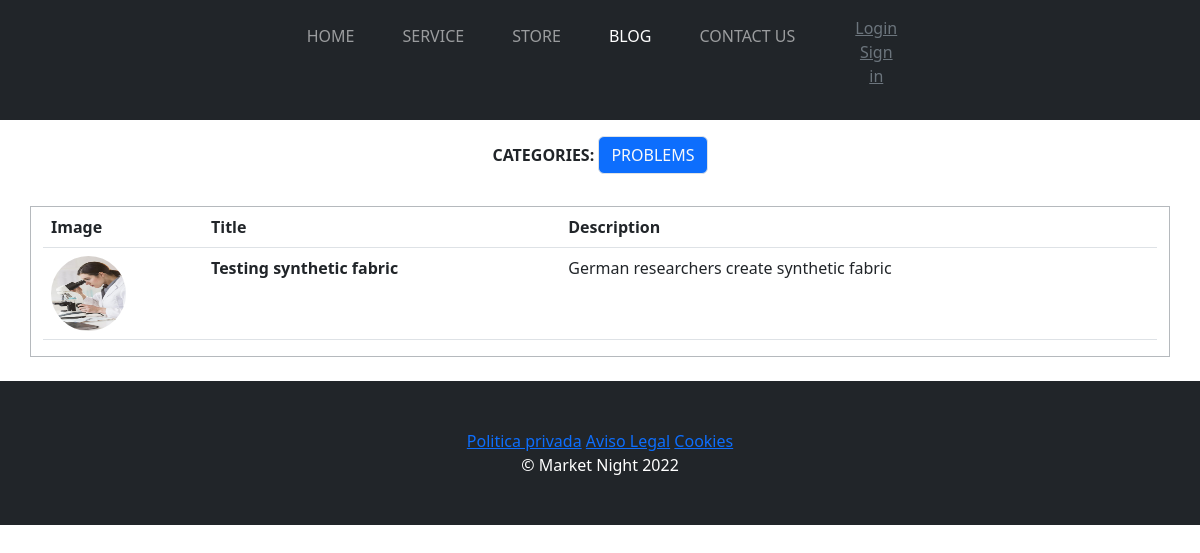
The app's page /blog/category/2/ with its own data.
### blog/models.py (models this page shows, shortened)
class Category(models.Model):
    name = models.CharField(max_length=30)
    created = models.DateTimeField(auto_now_add=True)
    updated = models.DateTimeField(auto_now_add=True)
    class Meta:
        verbose_name = 'category'
        verbose_name_plural = 'categories'

class Post(models.Model):
    title = models.CharField(max_length=30)
    contents = models.CharField(max_length=50)
    image = models.ImageField(upload_to='blog', null=True, blank=True)
    author = models.ForeignKey(User, on_delete=models.CASCADE)
    categories = models.ManyToManyField(Category)
    created = models.DateTimeField(auto_now_add=True)
    updated = models.DateTimeField(auto_now_add=True)
    class Meta:
        verbose_name = 'post'
        verbose_name_plural = 'posts'

### blog/views.py (the view)
# urls.py: path('category/<int:category_id>/', views.category, name="category"),
def category(request, category_id):
    category = Category.objects.get(id = category_id)
    posts = Post.objects.filter(categories = category)
    return render(request, "blog/category.html", {"category": category, "posts": posts})

### car/context_processor.py (called while the page is built)
def import_total_car(request):
    total = 0
    if request.user.is_authenticated:
        for key, value in request.session["car"].items():
            total = total + float(value["price"])
    else:
        total = "First login in the page"
    return {"import_total_car":total}

### blog/templates/blog/category.html (shortened to what this page needs)
{% extends "projectWebApp/base.html" %}
{% block content %}
    <div class="container text-uppercase py-3">
        <nav class="d-flex align-items-baseline justify-content-center">
            <a class="text-center text-decoration-none text-body fs-6 fw-semibold" href="{% url 'Blog'%}">Categories:&nbsp;</a>
            <ul class="pagination">
                {% for post in posts %}
                    {% for category in post.categories.all %}
                        <li class="page-item">
                            <a class="page-link bg-primary text-light" style="cursor: pointer;">{{category.name}}</a>
                        </li>
                    {% endfor %}
                {% endfor %}
            </ul>
        </nav>
    </div>
    <div class="container border border-secondary border-opacity-50 mb-4">
        <table class="table">
            <thead class="table">
                <tr>
                    <th class="col">Image</th>
                    <th class="col">Title</th>
                    <th class="col">Description</th>
                </tr>
            </thead>
            <tbody>
                {% for post in posts %}
                    <tr class="table">
                        <td>
                            <img class="rounded-circle" src="{{post.image.url}}" alt="Image" width="75" height="75">
                        </td>
                        <th>
                            {{post.title}}
                        </th>
                        <td>
                            {{post.contents}}
                        </td>
                    </tr>
                {% endfor %}
            </tbody>
        </table>
    </div>
{% endblock %}

### records on screen
Post: image (picture), title "Testing synthetic fabric", contents "German researchers create synthetic fabric"
Category: name "PROBLEMS"
